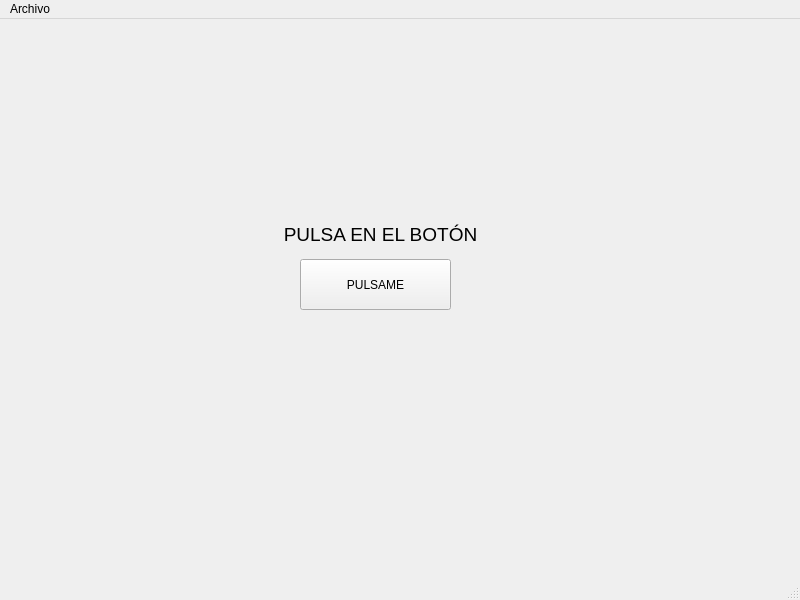
<?xml version="1.0" encoding="UTF-8"?>
<ui version="4.0">
 <class>MainWindow</class>
 <widget class="QMainWindow" name="MainWindow">
  <property name="geometry">
   <rect>
    <x>0</x>
    <y>0</y>
    <width>800</width>
    <height>600</height>
   </rect>
  </property>
  <property name="windowTitle">
   <string>Ejemplo PyQt5</string>
  </property>
  <widget class="QWidget" name="centralwidget">
   <widget class="QPushButton" name="boton_pulsame">
    <property name="geometry">
     <rect>
      <x>300</x>
      <y>240</y>
      <width>151</width>
      <height>51</height>
     </rect>
    </property>
    <property name="text">
     <string>PULSAME</string>
    </property>
   </widget>
   <widget class="QLabel" name="etiqueta_ventana">
    <property name="geometry">
     <rect>
      <x>250</x>
      <y>200</y>
      <width>261</width>
      <height>31</height>
     </rect>
    </property>
    <property name="font">
     <font>
      <pointsize>14</pointsize>
     </font>
    </property>
    <property name="text">
     <string>PULSA EN EL BOTÓN</string>
    </property>
    <property name="alignment">
     <set>Qt::AlignCenter</set>
    </property>
   </widget>
  </widget>
  <widget class="QMenuBar" name="menubar">
   <property name="geometry">
    <rect>
     <x>0</x>
     <y>0</y>
     <width>800</width>
     <height>26</height>
    </rect>
   </property>
   <widget class="QMenu" name="menuArchivo">
    <property name="title">
     <string>Archivo</string>
    </property>
    <widget class="QMenu" name="menuAbrir">
     <property name="title">
      <string>Abrir</string>
     </property>
     <addaction name="actionInforme"/>
    </widget>
    <addaction name="menuAbrir"/>
   </widget>
   <addaction name="menuArchivo"/>
  </widget>
  <widget class="QStatusBar" name="statusbar"/>
  <action name="actionInforme">
   <property name="text">
    <string>Informe</string>
   </property>
  </action>
 </widget>
 <resources/>
 <connections/>
</ui>
